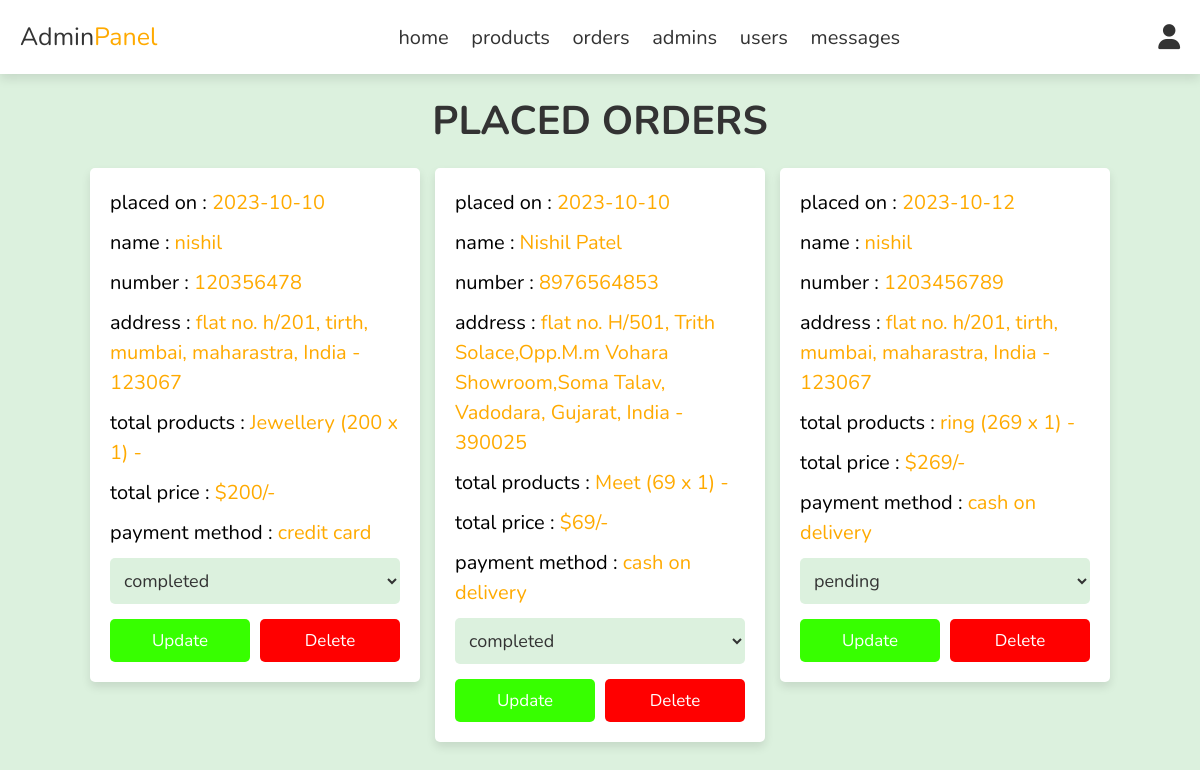
/admin/placed_orders.php (signed in), run on the app's committed database.
### tables this page shows
CREATE TABLE `orders` (
  `id` int(100) NOT NULL,
  `user_id` int(100) NOT NULL,
  `name` varchar(20) NOT NULL,
  `number` varchar(10) NOT NULL,
  `email` varchar(50) NOT NULL,
  `method` varchar(50) NOT NULL,
  `address` varchar(500) NOT NULL,
  `total_products` varchar(1000) NOT NULL,
  `total_price` int(100) NOT NULL,
  `placed_on` date NOT NULL DEFAULT current_timestamp(),
  `payment_status` varchar(20) NOT NULL DEFAULT 'pending'
);

### admin/placed_orders.php (the view, shortened to what this page needs)
<?php
include '../components/connect.php';
?>
<!DOCTYPE html>
<html lang="en">
<head>
   <link rel="stylesheet" href="https://cdnjs.cloudflare.com/ajax/libs/font-awesome/6.1.1/css/all.min.css">
   <link rel="stylesheet" href="style.css">
</head>
<body>
<?php include '../components/admin_header.php'; ?>
<section class="orders">
<h1 class="heading">placed orders</h1>
<div class="box-container">
   <?php
      $select_orders = $conn->prepare("SELECT * FROM `orders`");
      $select_orders->execute();
      if($select_orders->rowCount() > 0){
         while($fetch_orders = $select_orders->fetch(PDO::FETCH_ASSOC)){
   ?>
   <div class="box">
      <p> placed on : <span><?= $fetch_orders['placed_on']; ?></span> </p>
      <p> name : <span><?= $fetch_orders['name']; ?></span> </p>
      <p> number : <span><?= $fetch_orders['number']; ?></span> </p>
      <p> address : <span><?= $fetch_orders['address']; ?></span> </p>
      <p> total products : <span><?= $fetch_orders['total_products']; ?></span> </p>
      <p> total price : <span>$<?= $fetch_orders['total_price']; ?>/-</span> </p>
      <p> payment method : <span><?= $fetch_orders['method']; ?></span> </p>
      <form action="" method="post">
         <select name="payment_status" class="select">
            <option selected disabled><?= $fetch_orders['payment_status']; ?></option>
         </select>
        <div class="flex-btn">
         <input type="submit" value="update" class="option-btn" name="update_payment">
         <a href="placed_orders.php?delete=<?= $fetch_orders['id']; ?>" class="delete-btn" onclick="return confirm('delete this order?');">delete</a>
        </div>
      </form>
   </div>
   <?php
         }
      }else{
         echo '<p class="empty">no orders placed yet!</p>';
      }
   ?>
</div>
</section>
</body>
</html>

### admin/style.css (style rules this page uses)
:root { --main-color:#ffaa00; --orange:#37ff00; --red:#ff0000; --black:#333; --white:#ffff; --light-color:#000; --light-bg:#dcf1de; --box-shadow:0 .5rem 1rem rgba(0,0,0,.1); }
* { font-family: 'Nunito', sans-serif; margin:0; padding:0; box-sizing: border-box; outline: none; border:none; text-decoration: none; }
html { font-size: 62.5%; overflow-x: hidden; }
body { background-color: var(--light-bg); }
section { padding:2rem; max-width: 1200px; margin:0 auto; }
.heading { font-size: 4rem; color:var(--black); margin-bottom: 2rem; text-align: center; text-transform: uppercase; }
.btn, .delete-btn, .option-btn { display: block; width: 100%; margin-top: 1rem; border-radius: .5rem; padding:1rem 3rem; font-size: 1.7rem; text-transform: capitalize; color:var(--white); cursor: pointer; text-align: center; }
.option-btn { background-color: var(--orange); }
.delete-btn { background-color: var(--red); }
.flex-btn { display: flex; gap:1rem; }
.orders .box-container { display: grid; grid-template-columns: repeat(auto-fit, 33rem); gap:1.5rem; align-items: flex-start; justify-content: center; }
.orders .box-container .box { padding:2rem; padding-top: 1rem; border-radius: .5rem; border:var(--border); background-color: var(--white); box-shadow: var(--box-shadow); }
.orders .box-container .box p { line-height: 1.5; font-size: 2rem; color:var(--light-color); margin:1rem 0; }
.orders .box-container .box p span { color:var(--main-color); }
.orders .box-container .select { margin-bottom: .5rem; width: 100%; background-color: var(--light-bg); padding:1rem; font-size: 1.8rem; color:var(--black); border-radius: .5rem; border:var(--border); }

### data on the page
orders: placed_on "2023-10-10", name "nishil", number "120356478", address "flat no. h/201, tirth, mumbai, maharastra, India - 123067", total_products "Jewellery (200 x 1) -", total_price "200", method "credit card", payment_status "completed"
orders: placed_on "2023-10-10", name "Nishil Patel", number "8976564853", address "flat no. H/501, Trith Solace,Opp.M.m Vohara Showroom,Soma Talav, Vadodara, Gujarat, India - 390025", total_products "Meet (69 x 1) -", total_price "69", method "cash on delivery", payment_status "completed"
orders: placed_on "2023-10-12", name "nishil", number "1203456789", address "flat no. h/201, tirth, mumbai, maharastra, India - 123067", total_products "ring (269 x 1) -", total_price "269", method "cash on delivery", payment_status "pending"
